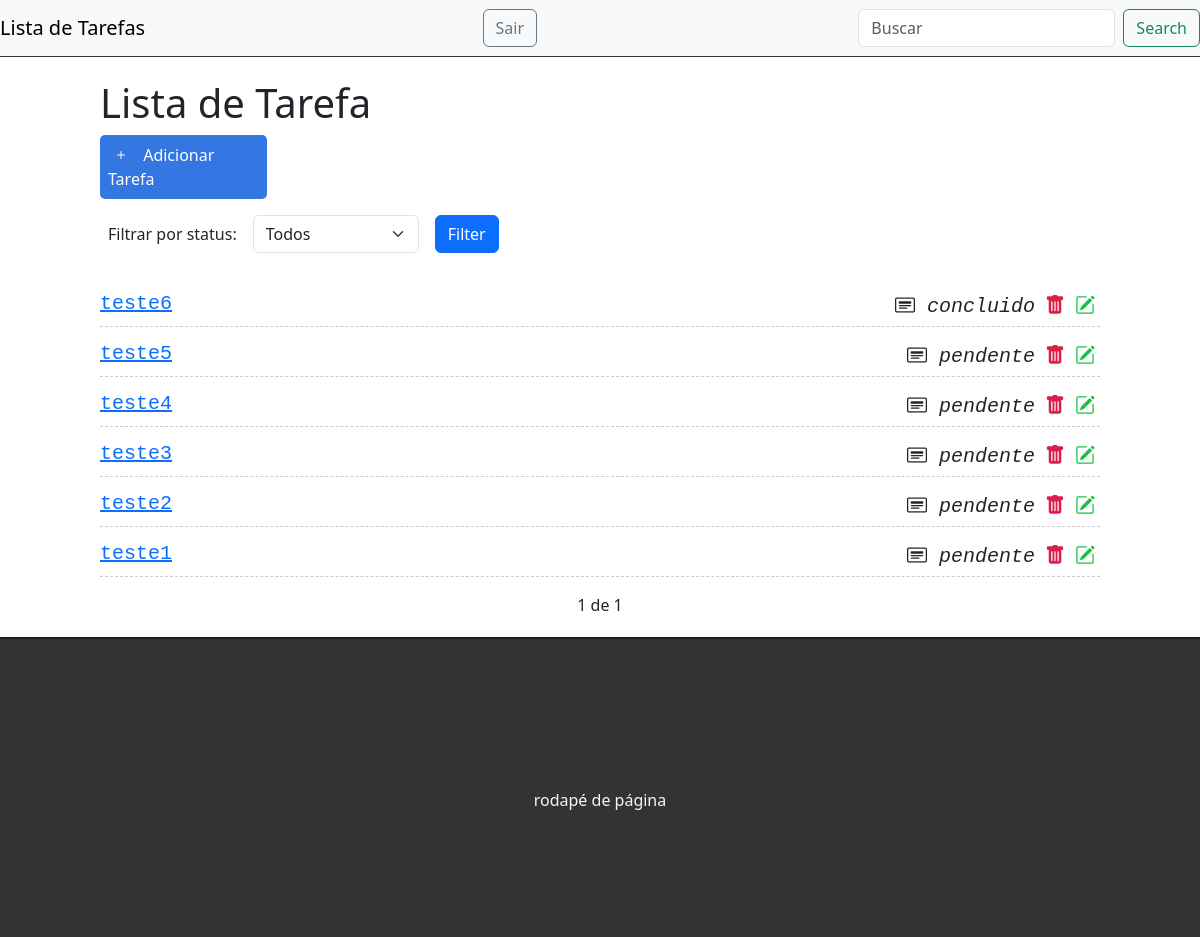
The app's page / (signed in), older data.
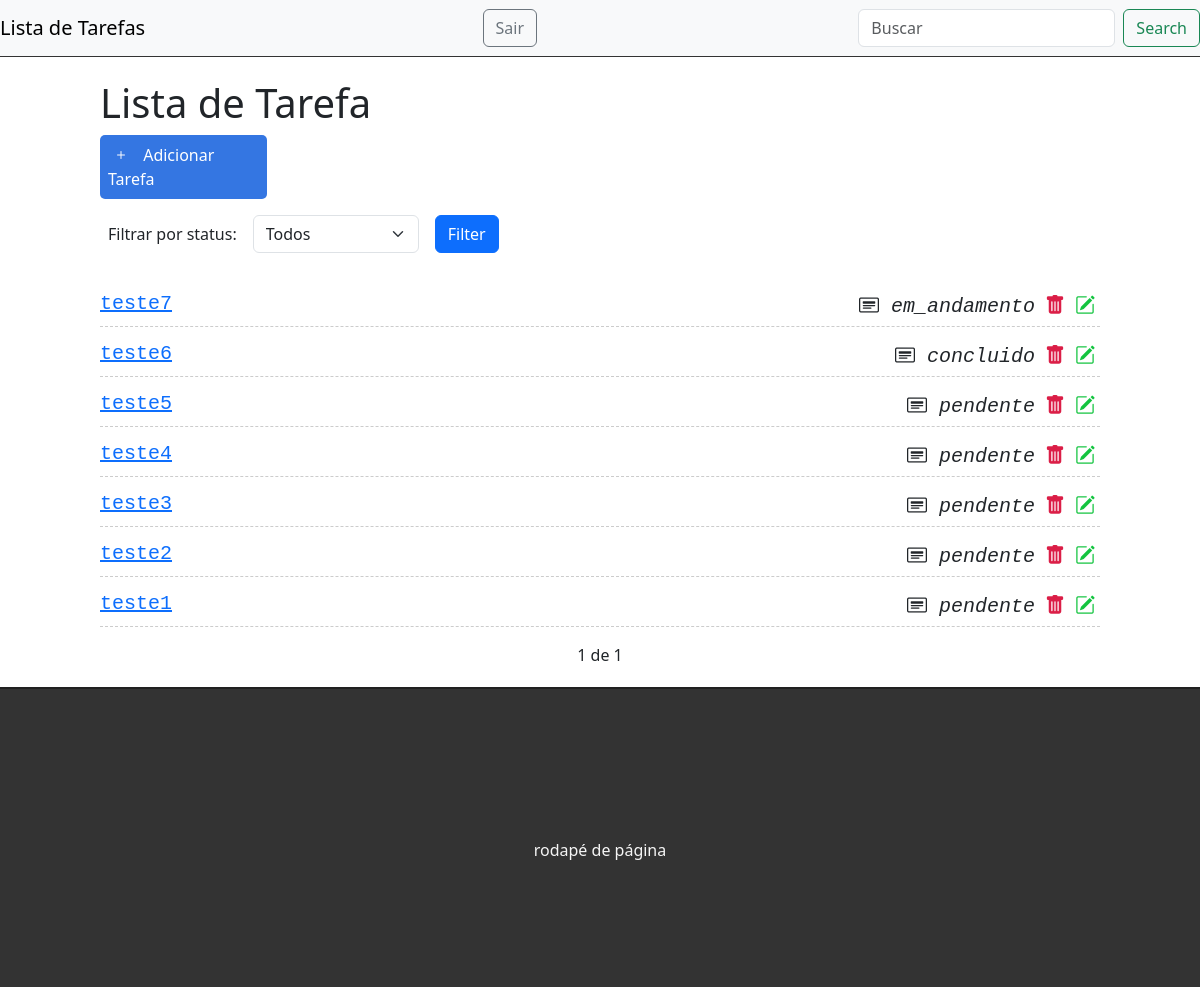
The same page, newer data.
### tasks/models.py (models this page shows, shortened)
class Task(models.Model):
    STATUS = [
        ('pendente', 'Pendente'),
        ('em_andamento', 'Em andamento'),
        ('concluido', 'Concluído'),
    ]
    title = models.CharField(max_length=255)
    description = models.TextField()
    status = models.CharField(
        max_length=20,
        choices=STATUS,
    )
    user = models.ForeignKey(get_user_model(), on_delete=models.CASCADE)

### tasks/views.py (the view)
# urls.py: path('', views.taskList, name='task-list'),
@login_required
def taskList(request):
    search = request.GET.get('search')
    status = request.GET.get('status', None)
    if search:
        tasks = Task.objects.filter(title__icontains=search, user=request.user)
    elif status:
        tasks = Task.objects.all().order_by('-id').filter(status=status,user=request.user)
    else:
       tasks_list = Task.objects.all().order_by('-id').filter(user=request.user)
       paginator = Paginator(tasks_list, 10)
       page = request.GET.get('page')
       tasks = paginator.get_page(page)
    return render(request, 'tasks/list.html', {'tasks':tasks})

### tasks/templates/tasks/list.html (shortened to what this page needs)
{% extends 'base.html' %}
{% block content %}
<div class="offset-1 col-10 list-div">
    <h1>Lista de Tarefa</h1>
    <a class="add-link" href="newtask/">
        <div class="col-2 add-div">
            <i class="bi bi-plus"></i> Adicionar Tarefa
        </div>
    </a>
    <form method="get" class="mb-4">
        <div class="row g-3 align-items-center">
            <div class="col-auto">
                <label for="status" class="col-form-label">Filtrar por status:</label>
            </div>
            <div class="col-auto">
                <select name="status" id="status" class="form-select">
                    <option value="">Todos</option>
                </select>
            </div>
            <div class="col-auto">
                <button type="submit" class="btn btn-primary">Filter</button>
            </div>
        </div>
    </form>
    <ul class="task-list">
        {% for task in tasks%}
        <li class="task-item">
            <samp><a href="/task/{{task.id}}">{{task.title}}</a></samp>
            <a href="edit/{{task.id}}"><samp><i class="bi bi-pencil-square"></i></samp></a>
            <a href="delete/{{task.id}}" class="delete-btn"><samp><i class="bi bi-trash-fill"></i><samp></a>
            <samp><i class="bi bi-card-heading"> {{task.status}}</i></samp>
        </li>
        {%endfor%}
    </ul>
    <div class="pagination">
        <span class="step-links">
            {% if tasks.paginator.num_pages %}
            <span class="current">
                {{ tasks.number }} de {{ tasks.paginator.num_pages }}
            </span>
            {% endif %}
        </span>
    </div>
</div>
{% endblock %}

### tasks/templates/base.html (shortened to what this page needs)
{% load static %}
<!DOCTYPE html>
<html lang="pt-br">
<head>
  <link href="https://cdn.jsdelivr.net/npm/bootstrap@5.3.3/dist/css/bootstrap.min.css" rel="stylesheet"
>
  <link rel="stylesheet" href="https://cdn.jsdelivr.net/npm/bootstrap-icons@1.11.3/font/bootstrap-icons.min.css">
  <link rel="stylesheet" href="{% static 'css/styles.css'%}">
</head>
<body>
  <div class="container-fluid">
    <nav class="navbar navbar-expand-lg bg-body-tertiary">
      <div class="container-fluid">
        <a class="navbar-brand" href="/">Lista de Tarefas</a>
        <div class="collapse navbar-collapse" id="navbarSupportedContent">
          <ul class="navbar-nav me-auto mb-2 mb-lg-0">
            <li class="nav-item">
              {% if user.is_authenticated %}
              <form method="POST" action="{% url 'logout' %}">
                <button class="btn btn-outline-secondary" type="submit">Sair</button>
              </form>
              {% else%}
            <li class="nav-item">
              <a class="nav-link active" aria-current="page" href="accounts/login/">Entrar</a>
            </li>
            {% endif %}
          </ul>
          <form method="GET" class="d-flex" role="search" id="search-form">
            <input class="form-control me-2" name="search" type="search" id="search" placeholder="Buscar"
              value="{{ request.GET.search }}" aria-label="Search">
            <button class="btn btn-outline-success" id="search-btn" type="submit">Search</button>
          </form>
    </nav>
    {% block content %}
    {% endblock %}
    <footer>
      <p> rodapé de página </p>
    </footer>
  </div>
</body>
</html>

### tasks/static/css/styles.css (style rules this page uses)
.container-fluid { padding: 0; }
.container-fluid .row { margin: 0; }
.navbar { border-bottom: 1px solid #333; margin-bottom: 22px; }
.navbar-nav { margin: auto; }
.add-link { text-decoration: none; }
.add-div { background-color: #3476e2; cursor: pointer; display: inline-block; color: #fff; padding: 8px; border-radius: 5px; margin-right: 25px; }
.bi.bi-plus { color: #fff; margin-left: 5px; margin-right: 10px; }
.list-div { padding: 0; }
.task-list { padding-left: 0; }
.task-item { list-style: none; font-size: 20px; height: 50px; padding-top: 10px; border-bottom: 1px dashed #ccc; }
.bi.bi-pencil-square, .bi.bi-trash-fill, .bi.bi-card-heading { cursor: pointer; margin: 5px; font-size: 20px; float: right; }
.bi.bi-pencil-square { color: #13c43f; }
.bi.bi-trash-fill { color: #db1e47; }
footer { background-color: #333; height: 300px; border-top: 2px solid #202020; }
footer p { color: #f5f5f5; text-align: center; top: 50%; position: relative; }
.pagination { margin-bottom: 20px; }
.step-links { position: relative; margin-left: auto; margin-right: auto; }
.step-links .current { margin-left: 5px; margin-right: 5px; }

Row changes from the older to the newer data that the page shows:
added Task: title "teste7", status "em_andamento"
